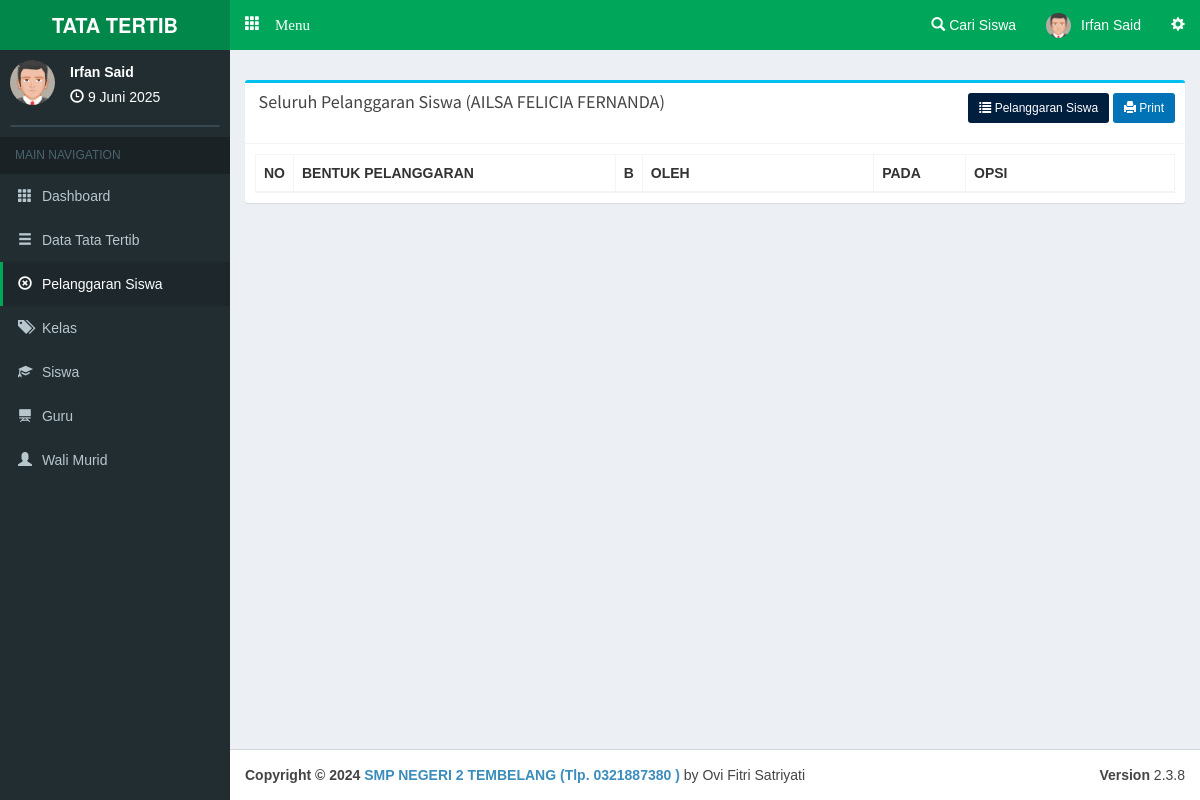
The page /admin/lihatpelanggaransiswa/hgcA6jbMI (signed in) on the database as committed earlier.
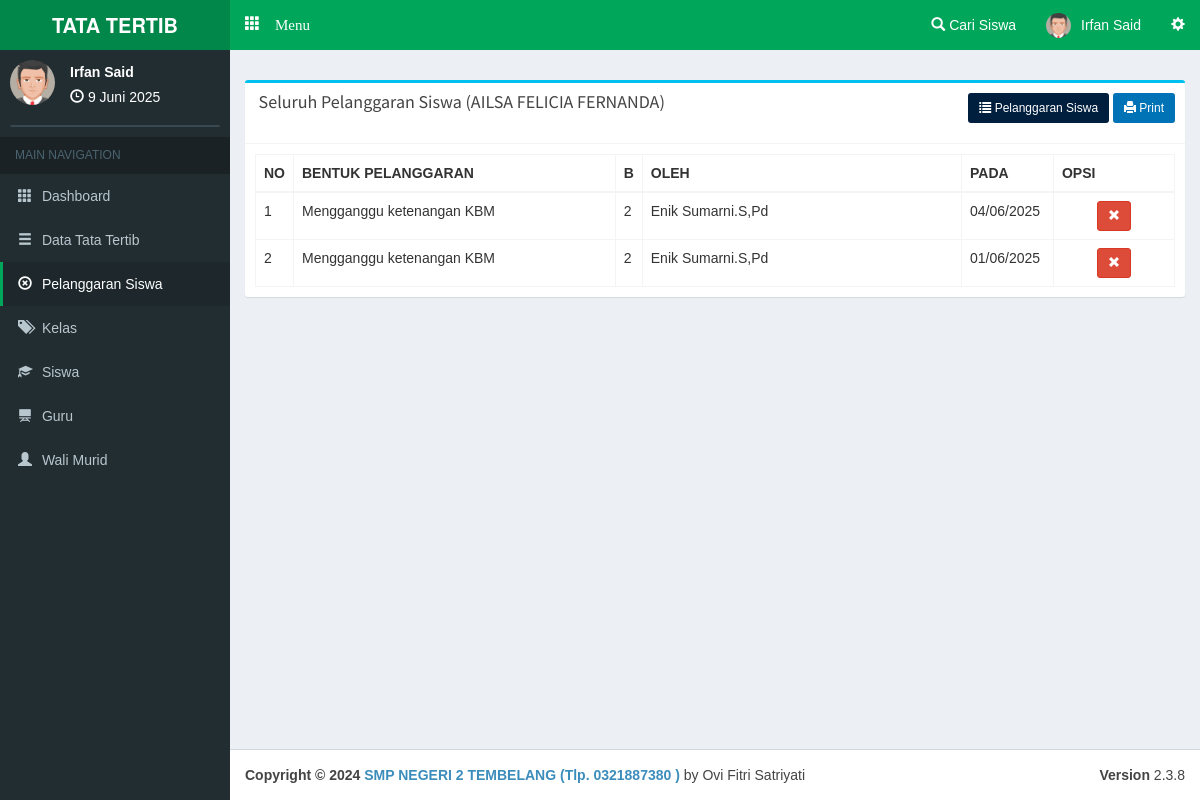
The same page on the database as committed later.
### tables this page shows
CREATE TABLE `pelanggaran` (
  `c_pelanggaran` varchar(5) NOT NULL,
  `c_siswa` varchar(10) NOT NULL,
  `c_kelas` varchar(10) NOT NULL,
  `c_benpel` varchar(10) NOT NULL,
  `bobot` int(4) NOT NULL,
  `c_guru` varchar(10) NOT NULL,
  `at` datetime NOT NULL
);

CREATE TABLE `benpel` (
  `c_benpel` varchar(10) NOT NULL,
  `c_katbenpel` varchar(10) NOT NULL,
  `benpel` text NOT NULL,
  `bobot` int(11) NOT NULL
);

CREATE TABLE `guru` (
  `c_guru` varchar(10) NOT NULL,
  `nama` varchar(100) NOT NULL,
  `username` varchar(30) NOT NULL,
  `password` varchar(30) NOT NULL,
  `foto` text NOT NULL
);

### php/config.php (called while the page is built, shortened)
<?php
$base='http://localhost/pps/';
?>

### admin/main.php (the view, shortened to what the changed rows need)
<?php  require '../php/config.php'; ?>
<!DOCTYPE html>
<html>
<head>
  <link rel="stylesheet" href="<?php echo $base; ?>theme/bootstrap/css/bootstrap.min.css">
  <link rel="stylesheet" href="<?php echo $base; ?>theme/plugins/datatables/dataTables.bootstrap.css">
  <link rel="stylesheet" href="<?php echo $base; ?>theme/dist/css/AdminLTE.min.css">
  <link rel="stylesheet" href="<?php echo $base; ?>theme/dist/css/skins/_all-skins.min.css">
  <link rel="stylesheet" href="<?php echo $base; ?>theme/plugins/iCheck/square/blue.css">
  <link rel="stylesheet" href="<?php echo $base; ?>theme/plugins/pace/pace.min.css">
  <link rel="stylesheet" href="<?php echo $base; ?>theme/plugins/select2/select2.min.css">
  <link href="<?php echo $base; ?>theme/datetime/css/bootstrap-datetimepicker.min.css" rel="stylesheet">
</head>
<body class="skin-green hold-transition fixed"
oncontextmenu="return false">
<div class="wrapper">
  <div class="content-wrapper">
    <section class="content">
<?php
  if(empty($_GET['smkakh'])){require 'view/home.php';}
  else{
    $act=($_GET['smkakh']);
    if($act=='kategoripelanggaran'){
      require 'view/a-jenispel.php';
    }
    else if($act=='bentukpelanggaran'){
      require 'view/a-bentukpel.php';
    }
    else if($act=='addbentukpelanggaran'){
      require 'view/a-addbenpel.php';
    }
    else if($act=='sanksipelanggaran'){
      require 'view/a-sanksipel.php';
    }
    else if($act=='addsanksi'){
      require 'view/a-addsanksi.php';
    }
    else if($act=='editsanksi'){
      require 'view/a-editsanksi.php';
    }
    else if($act=='editsanksi'){
      require 'view/a-editsanksi.php';
    }
    else if($act=='kelas'){
      require 'view/a-kelas.php';
    }
    else if($act=='siswa'){
      require 'view/a-siswa.php';
    }
    else if($act=='addsiswa'){
      require 'view/a-addsiswa.php';
    }
    else if($act=='editsiswa'){
      require 'view/a-editsiswa.php';
    }
    else if($act=='guru'){
      require 'view/a-guru.php';
    }
    else if($act=='addguru'){
      require 'view/a-addguru.php';
    }
    else if($act=='editguru'){
      require 'view/a-editguru.php';
    }
    else if($act=='orangtua'){
      require 'view/a-orangtua.php';
    }
    else if($act=='walimurid'){
      require 'view/a-walimurid.php';
    }
    else if($act=='pelanggaransiswa'){
      require 'view/a-pelsiswa.php';
    }
    else if($act=='lihatpelanggaransiswa'){
      require 'view/a-detpelsiswa.php';
    }
  }
?>
    </section>
  </div>
</div>
</body>
</html>

### admin/view/a-detpelsiswa.php (shortened to what the changed rows need)
      <div class="row">
        <div class="col-xs-12 col-md-12 col-lg-12">
          <div class="box box-info">
            <div class="box-body table-responsive">
              <table id="example1" class="table table-bordered table-hover">
                <thead>
                <tr>
                  <th width="1%">NO</th>
                  <th width="35%">BENTUK PELANGGARAN</th>
                  <th width="1%">B</th>
                  <th>OLEH</th>
                  <th width="10%">PADA</th>
                  <th>OPSI</th>
                </tr>
                </thead>
                <tbody>
<?php $smk=mysqli_query($con,"SELECT * FROM pelanggaran where c_siswa='$_GET[q]' order by at desc ");$vr=1;while($akh=mysqli_fetch_array($smk)){
$gur=mysqli_fetch_array(mysqli_query($con,"SELECT * FROM guru where c_guru='$akh[c_guru]' "));
$ben=mysqli_fetch_array(mysqli_query($con,"SELECT * FROM benpel where c_benpel='$akh[c_benpel]' "));
?>
                <tr>
                  <td><?php echo $vr; ?></td>
                  <td><?php echo $ben['benpel']; ?></td>
                  <td><?php echo $akh['bobot']; ?></td>
                  <td><?php echo $gur['nama']; ?></td>
                  <td><?php echo date("d/m/Y", strtotime($akh['at'])); ?></td>
                  <td align="center">
                  <a class="btn btn-danger btn-sm" data-target="#hapus<?php echo $akh['c_pelanggaran']; ?>" data-toggle="modal"><i class="glyphicon glyphicon-remove"></i></a></td>
                </tr>
<?php $vr++; } ?>
                </tbody>
              </table>
            </div>
          </div>
        </div>
      </div>

Rows that differ between the two databases and show on the page:
added pelanggaran: benpel.benpel "Mengganggu ketenangan KBM", bobot "2", guru.nama "Enik Sumarni.S,Pd", at "04/06/2025"
added pelanggaran: benpel.benpel "Mengganggu ketenangan KBM", bobot "2", guru.nama "Enik Sumarni.S,Pd", at "01/06/2025"
